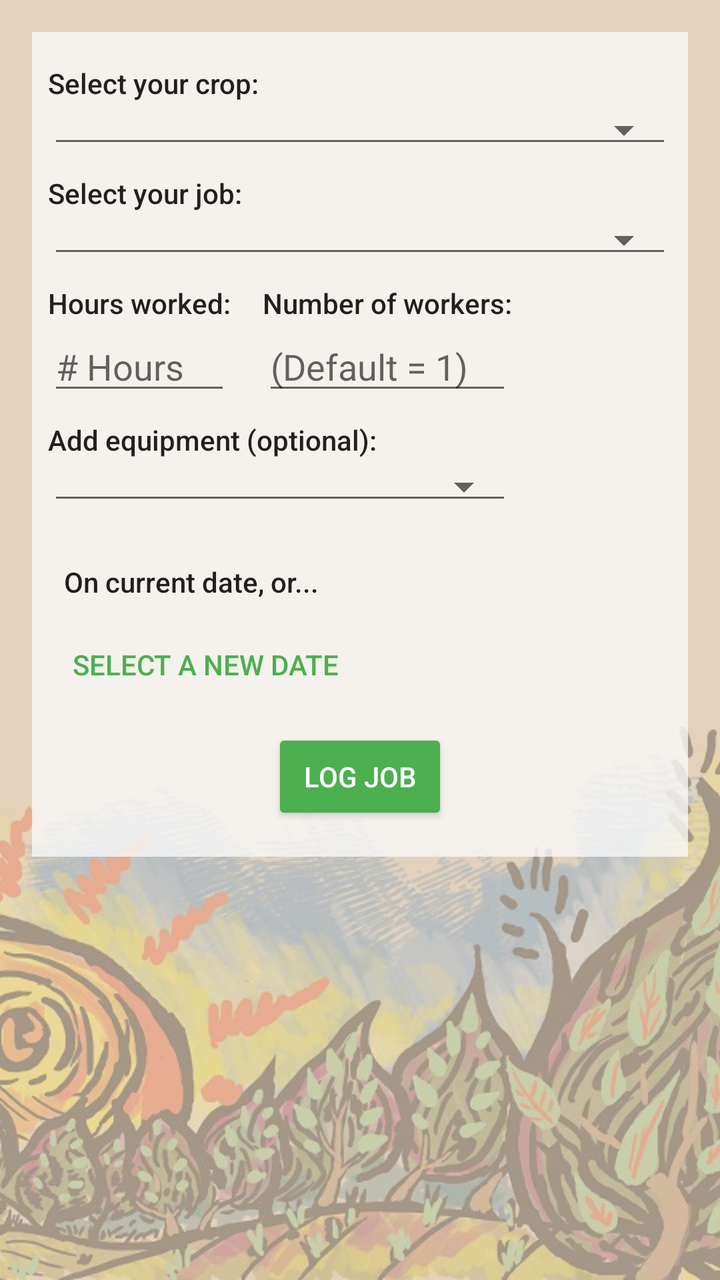
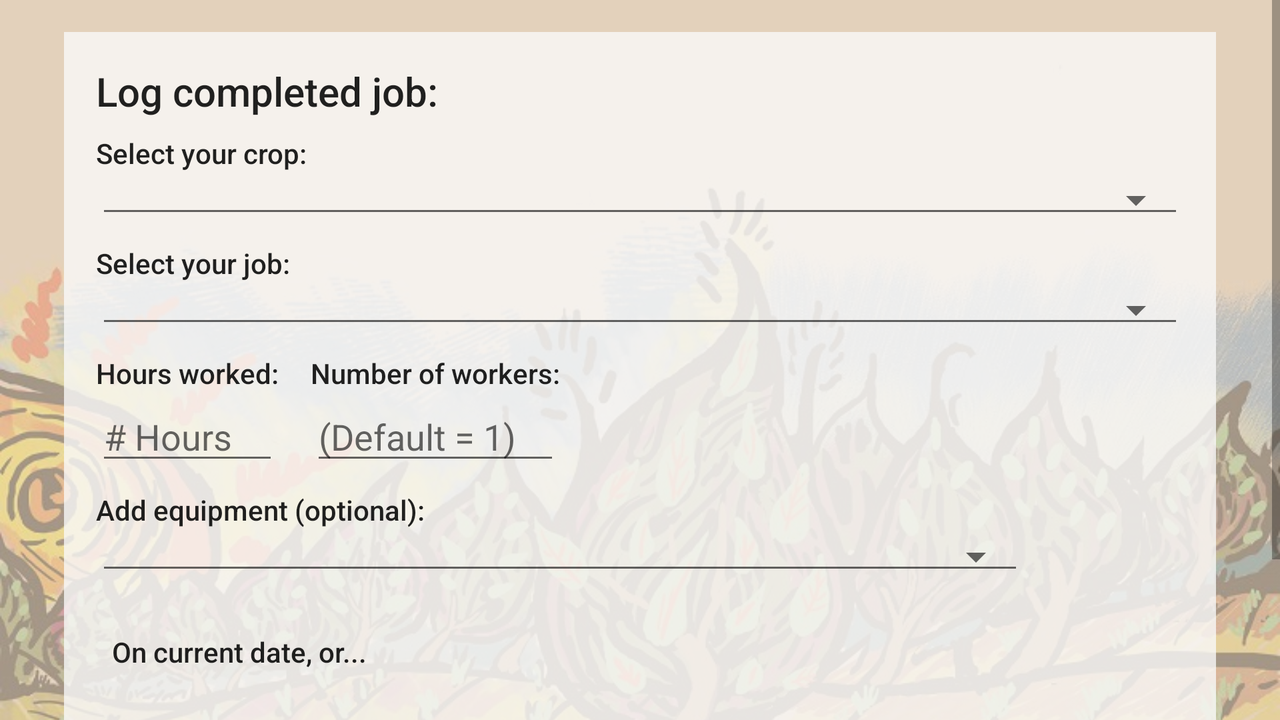

First picture: res/layout/ on a phone held upright. Second picture: the repository's own variant of that layout, on a device whose configuration matches the variant's folder. Source for both follows.
<!-- AndroidManifest.xml: application theme AppTheme -->
<!-- res/layout/content_time_worked.xml -->
<?xml version="1.0" encoding="utf-8"?>
<FrameLayout xmlns:android="http://schemas.android.com/apk/res/android"
    xmlns:app="http://schemas.android.com/apk/res-auto"
    app:layout_behavior="@string/appbar_scrolling_view_behavior"
    android:layout_width="match_parent"
    android:layout_height="match_parent"
    android:background="@color/colorBackground">

    <ImageView
        android:id="@+id/background_image"
        android:layout_width="match_parent"
        android:layout_height="match_parent"
        android:scaleType="centerCrop"
        android:src="@drawable/bcbg" />

    
    <ScrollView xmlns:android="http://schemas.android.com/apk/res/android"
        xmlns:tools="http://schemas.android.com/tools"
        tools:showIn="@layout/activity_main" tools:context=".MainActivity"
        xmlns:app="http://schemas.android.com/apk/res-auto"
        app:layout_behavior="@string/appbar_scrolling_view_behavior"
        android:layout_width="match_parent"
        android:layout_height="match_parent"
        android:orientation="vertical">

        
        <LinearLayout xmlns:android="http://schemas.android.com/apk/res/android"
            android:layout_width="match_parent"
            android:layout_height="wrap_content"
            android:orientation="vertical"
            android:gravity="center_vertical|fill_vertical"
            style="@style/menu_box_trans">

            

            
            <LinearLayout xmlns:android="http://schemas.android.com/apk/res/android"
                android:id="@+id/crop_select"
                android:layout_width="match_parent"
                android:layout_height="wrap_content"
                android:orientation="vertical"
                android:layout_marginBottom="@dimen/layout_bumper">

                <TextView
                    android:text="@string/crops"
                    android:layout_width="wrap_content"
                    android:layout_height="wrap_content"
                    style="@style/subhead" />

                <Spinner
                    android:id="@+id/crop_spinner_worked"
                    android:layout_width="match_parent"
                    android:layout_height="wrap_content"
                    style="@style/spinner" />

            </LinearLayout>

            
            <LinearLayout xmlns:android="http://schemas.android.com/apk/res/android"
                android:layout_width="match_parent"
                android:layout_height="wrap_content"
                android:orientation="vertical"
                android:layout_marginBottom="@dimen/layout_bumper">

                <TextView
                    android:text="@string/jobs"
                    android:layout_width="wrap_content"
                    android:layout_height="wrap_content"
                    style="@style/subhead" />

                <Spinner
                    android:id="@+id/jobs_spinner_worked"
                    android:layout_width="match_parent"
                    android:layout_height="wrap_content"
                    style="@style/spinner" />

            </LinearLayout>

            
            <LinearLayout
                android:layout_width="match_parent"
                android:layout_height="wrap_content"
                android:orientation="horizontal">

                
                <LinearLayout xmlns:android="http://schemas.android.com/apk/res/android"
                    android:layout_width="wrap_content"
                    android:layout_height="wrap_content"
                    android:orientation="vertical"
                    android:layout_marginBottom="@dimen/layout_bumper"
                    android:layout_marginRight="@dimen/key_padding">

                    <TextView
                        android:text="@string/hours_worked"
                        android:layout_width="wrap_content"
                        android:layout_height="wrap_content"
                        style="@style/subhead" />

                    <EditText
                        android:id="@+id/edit_hours"
                        android:layout_width="match_parent"
                        android:layout_height="wrap_content"
                        android:hint="@string/hours_hint"
                        />

                </LinearLayout>

                
                <LinearLayout xmlns:android="http://schemas.android.com/apk/res/android"
                    android:layout_width="wrap_content"
                    android:layout_height="wrap_content"
                    android:orientation="vertical"
                    android:layout_marginBottom="@dimen/layout_bumper">

                    <TextView
                        android:text="@string/number_workers"
                        android:layout_width="wrap_content"
                        android:layout_height="wrap_content"
                        style="@style/subhead" />

                    <EditText android:id="@+id/edit_workers"
                        android:layout_width="match_parent"
                        android:layout_height="wrap_content"
                        android:hint="@string/workers"
                        android:inputType="number" />

                </LinearLayout>

            </LinearLayout>
            

            
            <LinearLayout
                android:layout_width="match_parent"
                android:layout_height="match_parent"
                android:orientation="vertical"
                android:layout_marginBottom="@dimen/layout_bumper">

                <TextView
                    android:id="@+id/equip_title"
                    android:text="@string/equipment"
                    android:layout_width="wrap_content"
                    android:layout_height="wrap_content"
                    style="@style/subhead" />

                
                <LinearLayout
                    android:layout_width="match_parent"
                    android:layout_height="wrap_content"
                    android:orientation="horizontal">

                    <Spinner
                        android:id="@+id/equip_spinner"
                        android:layout_width="wrap_content"
                        android:layout_height="wrap_content"
                        android:layout_weight="1"
                        android:layout_marginRight="@dimen/layout_bumper"
                        style="@style/spinner" />

                    <ImageButton
                        android:onClick="addEquip"
                        android:src="@drawable/ic_action_add"
                        android:contentDescription="@string/button_add"
                        android:layout_width="wrap_content"
                        android:layout_height="wrap_content"
                        android:layout_gravity="center_vertical"
                        style="@style/buttonGraphic" />

                    <ImageButton
                        android:onClick="remEquip"
                        android:id="@+id/equip_button_remove"
                        android:src="@drawable/ic_remove_black_24dp"
                        android:contentDescription="@string/button_remove"
                        android:layout_width="wrap_content"
                        android:layout_height="wrap_content"
                        android:layout_gravity="center_vertical"
                        style="@style/buttonGraphic" />

                </LinearLayout>
                

            </LinearLayout>

            
            <LinearLayout
                android:layout_width="match_parent"
                android:layout_height="match_parent"
                android:orientation="vertical"
                android:layout_marginBottom="@dimen/layout_bumper">

                <TextView
                    android:id="@+id/current_date"
                    android:text="@string/current_date"
                    android:layout_width="wrap_content"
                    android:layout_height="wrap_content"
                    android:layout_margin="@dimen/layout_bumper"
                    style="@style/subhead" />

                <Button
                    android:onClick="openDatePicker"
                    android:text="@string/button_pickDate"
                    android:layout_width="wrap_content"
                    android:layout_height="wrap_content"
                    android:drawableLeft="@drawable/ic_today"
                    android:drawablePadding="@dimen/key_menu_padding"
                    style="@style/buttonFlat" />

            </LinearLayout>

            
            <Button
                android:onClick="saveWork"
                android:text="@string/button_Save"
                android:layout_width="wrap_content"
                android:layout_height="wrap_content"
                android:layout_gravity="center_horizontal"
                android:drawableLeft="@drawable/ic_create"
                android:drawablePadding="@dimen/key_menu_padding"
                style="@style/buttonRaised" />

        </LinearLayout>

    </ScrollView>

</FrameLayout>
<!-- resources referenced by this layout -->
<resources>
  <color name="colorBackground">#fafafa</color>
  <dimen name="key_menu_padding">8dp</dimen>
  <dimen name="key_padding">16dp</dimen>
  <dimen name="layout_bumper">8dp</dimen>
  <!-- drawable bcbg: jpg bitmap (drawable, 82405 bytes) -->
  <string name="button_Save">Log job</string>
  <string name="button_add">Add</string>
  <string name="button_pickDate">Select a new date</string>
  <string name="button_remove">Remove</string>
  <string name="crops">Select your crop:</string>
  <string name="current_date">On current date, or...</string>
  <string name="equipment">Add equipment (optional):</string>
  <string name="hours_hint"># Hours</string>
  <string name="hours_worked">Hours worked:</string>
  <string name="jobs">Select your job:</string>
  <string name="number_workers">Number of workers:</string>
  <string name="workers">(Default = 1)</string>
  <!-- from res/values-v23/ -->
  <style name="buttonFlat" parent="@style/Base.Widget.AppCompat.Button.Borderless.Colored">
          <item name="android:drawableTint">@color/colorButton</item>
      </style>
  <style name="buttonGraphic" parent="@style/Base.Widget.AppCompat.Button.Borderless.Colored">
          <item name="android:minWidth">@dimen/button_square_min</item>
          <item name="android:minHeight">@dimen/button_square_min</item>
          <item name="android:padding">@dimen/button_padding</item>
          <item name="android:gravity">center</item>
          <item name="android:tint">@color/colorButton</item>
          
      </style>
  <!-- from res/values-v23/ -->
  <style name="buttonRaised" parent="@style/Base.Widget.AppCompat.Button.Colored">
          <item name="android:drawableTint">@color/button_text</item>
      </style>
  <style name="menu_box_trans">
          <item name="android:background">@color/translucent_bg</item>
          <item name="android:paddingTop">@dimen/key_padding</item>
          <item name="android:paddingBottom">@dimen/key_padding</item>
          <item name="android:paddingLeft">@dimen/key_menu_padding</item>
          <item name="android:paddingRight">@dimen/key_menu_padding</item>
          <item name="android:layout_margin">@dimen/key_padding</item>
      </style>
  <!-- from res/values-v21/ -->
  <style name="spinner" parent="@style/Base.Widget.AppCompat.Spinner.Underlined">
          <item name="android:popupElevation">@dimen/menu_elevation</item>
      </style>
  <style name="subhead" parent="@style/Base.TextAppearance.AppCompat.Body2">
      </style>
  <style name="AppTheme" parent="Theme.AppCompat.Light.NoActionBar">
          
          <item name="colorPrimary">@color/colorPrimary</item>
          <item name="colorPrimaryDark">@color/colorPrimaryDark</item>
          <item name="colorAccent">@color/colorAccent</item>
          <item name="actionOverflowMenuStyle">@style/CMOptionsMenu</item>
      </style>
  <color name="colorButton">#03a9f4</color>
  <dimen name="button_square_min">36dp</dimen>
  <dimen name="button_padding">8dp</dimen>
  <color name="button_text">#ffffff</color>
  <color name="translucent_bg">#c8fafafa</color>
  <dimen name="menu_elevation">2dp</dimen>
  <color name="colorPrimary">#d81b60</color>
  <color name="colorPrimaryDark">#880e4f</color>
  <color name="colorAccent">#4caf50</color>
  <style name="CMOptionsMenu" parent="Widget.AppCompat.PopupMenu.Overflow">
          <item name="android:popupBackground">@color/colorBackground</item>
      </style>
</resources>
<!-- res/layout-land/content_time_worked.xml (the repository's variant of the layout above) -->
<!-- drawn on the phone turned sideways -->
<?xml version="1.0" encoding="utf-8"?>
<FrameLayout xmlns:android="http://schemas.android.com/apk/res/android"
    xmlns:app="http://schemas.android.com/apk/res-auto"
    app:layout_behavior="@string/appbar_scrolling_view_behavior"
    android:layout_width="match_parent"
    android:layout_height="match_parent"
    android:background="@color/colorBackground">

    <ImageView
        android:id="@+id/background_image"
        android:layout_width="match_parent"
        android:layout_height="match_parent"
        android:scaleType="centerCrop"
        android:src="@drawable/bcbg" />

    
    <ScrollView xmlns:android="http://schemas.android.com/apk/res/android"
        xmlns:tools="http://schemas.android.com/tools"
        tools:showIn="@layout/activity_main" tools:context=".MainActivity"
        xmlns:app="http://schemas.android.com/apk/res-auto"
        app:layout_behavior="@string/appbar_scrolling_view_behavior"
        android:layout_width="match_parent"
        android:layout_height="match_parent"
        android:orientation="vertical">

        
        <LinearLayout xmlns:android="http://schemas.android.com/apk/res/android"
            android:layout_width="fill_parent"
            android:layout_height="wrap_content"
            android:orientation="vertical"
            android:gravity="center_vertical|fill_vertical"
            android:layout_gravity="center_horizontal"
            style="@style/menu_box_land">

            
            <TextView
                android:layout_width="wrap_content"
                android:layout_height="wrap_content"
                android:text="@string/title_jobLog"
                android:layout_marginBottom="@dimen/layout_bumper"
                style="@style/title" />

            
            <LinearLayout xmlns:android="http://schemas.android.com/apk/res/android"
                android:id="@+id/crop_select"
                android:layout_width="match_parent"
                android:layout_height="wrap_content"
                android:orientation="vertical"
                android:layout_marginBottom="@dimen/layout_bumper">

                <TextView
                    android:text="@string/crops"
                    android:layout_width="wrap_content"
                    android:layout_height="wrap_content"
                    style="@style/subhead" />

                <Spinner
                    android:id="@+id/crop_spinner_worked"
                    android:layout_width="match_parent"
                    android:layout_height="wrap_content"
                    style="@style/spinner" />

            </LinearLayout>

            
            <LinearLayout xmlns:android="http://schemas.android.com/apk/res/android"
                android:layout_width="match_parent"
                android:layout_height="wrap_content"
                android:orientation="vertical"
                android:layout_marginBottom="@dimen/layout_bumper">

                <TextView
                    android:text="@string/jobs"
                    android:layout_width="wrap_content"
                    android:layout_height="wrap_content"
                    style="@style/subhead" />

                <Spinner
                    android:id="@+id/jobs_spinner_worked"
                    android:layout_width="match_parent"
                    android:layout_height="wrap_content"
                    style="@style/spinner" />

            </LinearLayout>

            
            <LinearLayout
                android:layout_width="match_parent"
                android:layout_height="wrap_content"
                android:orientation="horizontal">

                
                <LinearLayout xmlns:android="http://schemas.android.com/apk/res/android"
                    android:layout_width="wrap_content"
                    android:layout_height="wrap_content"
                    android:orientation="vertical"
                    android:layout_marginBottom="@dimen/layout_bumper"
                    android:layout_marginRight="@dimen/key_padding">

                    <TextView
                        android:text="@string/hours_worked"
                        android:layout_width="wrap_content"
                        android:layout_height="wrap_content"
                        style="@style/subhead" />

                    <EditText
                        android:id="@+id/edit_hours"
                        android:layout_width="match_parent"
                        android:layout_height="wrap_content"
                        android:hint="@string/hours_hint"
                        android:inputType="numberDecimal" />

                </LinearLayout>

                
                <LinearLayout xmlns:android="http://schemas.android.com/apk/res/android"
                    android:layout_width="wrap_content"
                    android:layout_height="wrap_content"
                    android:orientation="vertical"
                    android:layout_marginBottom="@dimen/layout_bumper">

                    <TextView
                        android:text="@string/number_workers"
                        android:layout_width="wrap_content"
                        android:layout_height="wrap_content"
                        style="@style/subhead" />

                    <EditText android:id="@+id/edit_workers"
                        android:layout_width="match_parent"
                        android:layout_height="wrap_content"
                        android:hint="@string/workers"
                        android:inputType="number" />

                </LinearLayout>

            </LinearLayout>
            

            
            <LinearLayout
                android:layout_width="match_parent"
                android:layout_height="match_parent"
                android:orientation="vertical"
                android:layout_marginBottom="@dimen/layout_bumper">

                <TextView
                    android:id="@+id/equip_title"
                    android:text="@string/equipment"
                    android:layout_width="wrap_content"
                    android:layout_height="wrap_content"
                    style="@style/subhead" />

                
                <LinearLayout
                    android:layout_width="match_parent"
                    android:layout_height="wrap_content"
                    android:orientation="horizontal">

                    <Spinner
                        android:id="@+id/equip_spinner"
                        android:layout_width="wrap_content"
                        android:layout_height="wrap_content"
                        android:layout_weight="1"
                        android:layout_marginRight="@dimen/layout_bumper"
                        style="@style/spinner" />

                    <ImageButton
                        android:onClick="addEquip"
                        android:src="@drawable/ic_action_add"
                        android:contentDescription="@string/button_add"
                        android:layout_width="wrap_content"
                        android:layout_height="wrap_content"
                        android:layout_gravity="center_vertical"
                        style="@style/buttonGraphic" />

                    <ImageButton
                        android:onClick="remEquip"
                        android:id="@+id/equip_button_remove"
                        android:src="@drawable/ic_remove_black_24dp"
                        android:contentDescription="@string/button_remove"
                        android:layout_width="wrap_content"
                        android:layout_height="wrap_content"
                        android:layout_gravity="center_vertical"
                        style="@style/buttonGraphic" />

                </LinearLayout>
                

            </LinearLayout>

            
            <LinearLayout
                android:layout_width="match_parent"
                android:layout_height="match_parent"
                android:orientation="vertical"
                android:layout_marginBottom="@dimen/layout_bumper">

                <TextView
                    android:text="@string/current_date"
                    android:layout_width="wrap_content"
                    android:layout_height="wrap_content"
                    android:layout_margin="@dimen/layout_bumper"
                    style="@style/subhead" />

                <Button
                    android:onClick="openDatePicker"
                    android:text="@string/button_pickDate"
                    android:layout_width="wrap_content"
                    android:layout_height="wrap_content"
                    android:drawableLeft="@drawable/ic_today"
                    android:drawablePadding="@dimen/key_menu_padding"
                    style="@style/buttonFlat" />

            </LinearLayout>

            
            <Button
                android:onClick="saveWork"
                android:text="@string/button_Save"
                android:layout_width="wrap_content"
                android:layout_height="wrap_content"
                android:layout_gravity="center_horizontal"
                android:drawableLeft="@drawable/ic_create"
                android:drawablePadding="@dimen/key_menu_padding"
                style="@style/buttonRaised" />

        </LinearLayout>

    </ScrollView>

</FrameLayout>
<!-- resources referenced by the variant -->
<!-- as the phone turned sideways resolves them -->
<resources>
  <color name="colorBackground">#fafafa</color>
  <dimen name="key_menu_padding">8dp</dimen>
  <dimen name="key_padding">16dp</dimen>
  <dimen name="layout_bumper">8dp</dimen>
  <!-- drawable bcbg: jpg bitmap (drawable, 82405 bytes) -->
  <string name="button_Save">Log job</string>
  <string name="button_add">Add</string>
  <string name="button_pickDate">Select a new date</string>
  <string name="button_remove">Remove</string>
  <string name="crops">Select your crop:</string>
  <string name="current_date">On current date, or...</string>
  <string name="equipment">Add equipment (optional):</string>
  <string name="hours_hint"># Hours</string>
  <string name="hours_worked">Hours worked:</string>
  <string name="jobs">Select your job:</string>
  <string name="number_workers">Number of workers:</string>
  <string name="title_jobLog">Log completed job:</string>
  <string name="workers">(Default = 1)</string>
  <!-- from res/values-v23/ -->
  <style name="buttonFlat" parent="@style/Base.Widget.AppCompat.Button.Borderless.Colored">
          <item name="android:drawableTint">@color/colorButton</item>
      </style>
  <style name="buttonGraphic" parent="@style/Base.Widget.AppCompat.Button.Borderless.Colored">
          <item name="android:minWidth">@dimen/button_square_min</item>
          <item name="android:minHeight">@dimen/button_square_min</item>
          <item name="android:padding">@dimen/button_padding</item>
          <item name="android:gravity">center</item>
          <item name="android:tint">@color/colorButton</item>
          
      </style>
  <!-- from res/values-v23/ -->
  <style name="buttonRaised" parent="@style/Base.Widget.AppCompat.Button.Colored">
          <item name="android:drawableTint">@color/button_text</item>
      </style>
  <style name="menu_box_land">
          <item name="android:background">@color/translucent_bg</item>
          <item name="android:paddingTop">@dimen/key_padding</item>
          <item name="android:paddingBottom">@dimen/key_padding</item>
          <item name="android:paddingLeft">@dimen/key_padding</item>
          <item name="android:paddingRight">@dimen/key_padding</item>
          <item name="android:layout_marginTop">@dimen/activity_margin</item>
          <item name="android:layout_marginBottom">@dimen/activity_margin</item>
          <item name="android:layout_marginLeft">@dimen/wide_margin</item>
          <item name="android:layout_marginRight">@dimen/wide_margin</item>
      </style>
  <!-- from res/values-v21/ -->
  <style name="spinner" parent="@style/Base.Widget.AppCompat.Spinner.Underlined">
          <item name="android:popupElevation">@dimen/menu_elevation</item>
      </style>
  <style name="subhead" parent="@style/Base.TextAppearance.AppCompat.Body2">
      </style>
  <!-- from res/values-v21/ -->
  <style name="title" parent="@style/Base.TextAppearance.AppCompat.Title">
          
      </style>
  <style name="AppTheme" parent="Theme.AppCompat.Light.NoActionBar">
          
          <item name="colorPrimary">@color/colorPrimary</item>
          <item name="colorPrimaryDark">@color/colorPrimaryDark</item>
          <item name="colorAccent">@color/colorAccent</item>
          <item name="actionOverflowMenuStyle">@style/CMOptionsMenu</item>
      </style>
  <color name="colorButton">#03a9f4</color>
  <dimen name="button_square_min">36dp</dimen>
  <dimen name="button_padding">8dp</dimen>
  <color name="button_text">#ffffff</color>
  <color name="translucent_bg">#c8fafafa</color>
  <dimen name="activity_margin">16dp</dimen>
  <dimen name="wide_margin">32dp</dimen>
  <dimen name="menu_elevation">2dp</dimen>
  <color name="colorPrimary">#d81b60</color>
  <color name="colorPrimaryDark">#880e4f</color>
  <color name="colorAccent">#4caf50</color>
  <style name="CMOptionsMenu" parent="Widget.AppCompat.PopupMenu.Overflow">
          <item name="android:popupBackground">@color/colorBackground</item>
      </style>
</resources>
